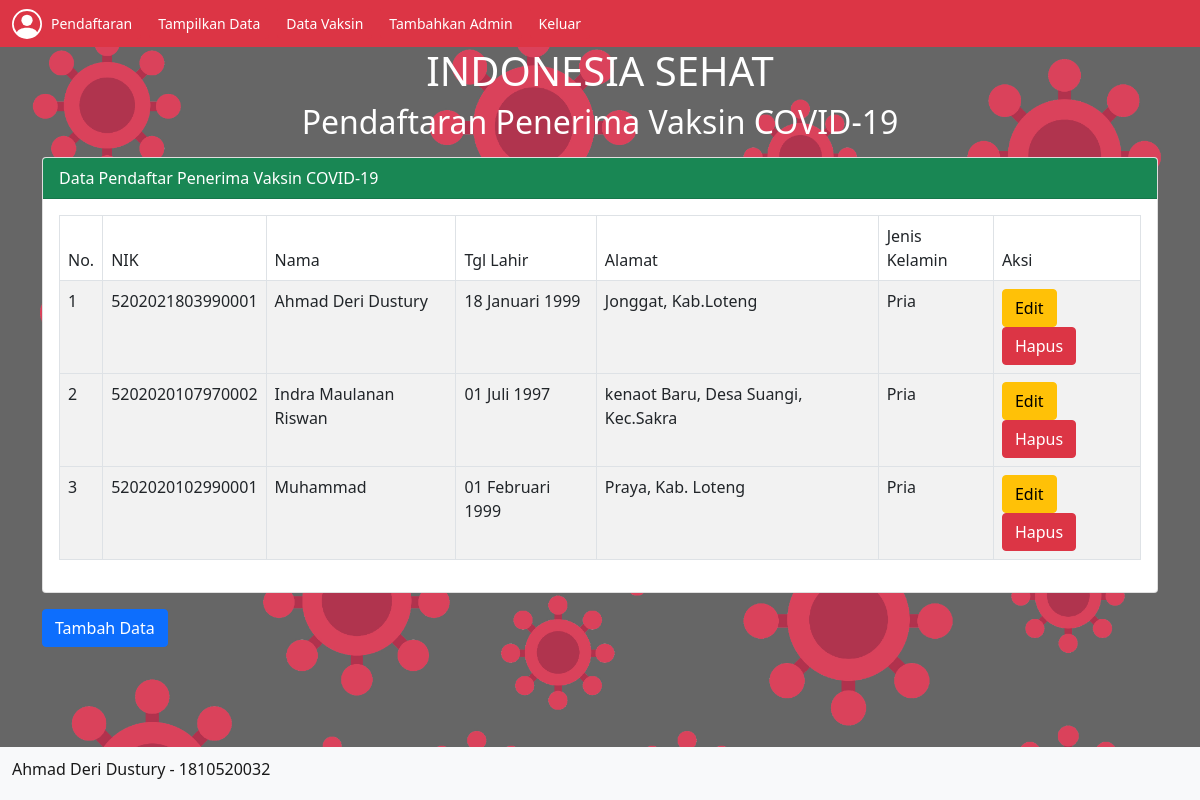
/datapendaftar.php (signed in), run on the app's committed database.
### tables this page shows
CREATE TABLE `pendaftaran` (
  `id` int(50) NOT NULL,
  `NIK` varchar(100) NOT NULL,
  `Nama` varchar(100) NOT NULL,
  `tgl_lahir` varchar(30) NOT NULL,
  `alamat` varchar(100) NOT NULL,
  `jenis_kelamin` varchar(50) NOT NULL
);

### functions.php (called while the page is built, shortened)
<?php
$conn = mysqli_connect("localhost", "root", "", "uas");
function query($pndftar){
	global $conn;
	$masukdbms= mysqli_query($conn, $pndftar);
	$wadah=[];
	while ( $data = mysqli_fetch_assoc($masukdbms)) {
		$wadah[] = $data;
	}
	return $wadah;
}
?>

### datapendaftar.php (the view, shortened to what this page needs)
<?php
require 'functions.php';
$pndftr = query("SELECT * FROM pendaftaran");
?>
<!doctype html>
<html lang="en">
<head>
	<link href="https://cdn.jsdelivr.net/npm/bootstrap@5.0.0-beta1/dist/css/bootstrap.min.css" rel="stylesheet">
</head>
<body style="background:url(./assets/images/virus1.jpg)no-repeat; background-size: cover; height: 100vh;">
	<nav class="navbar navbar-light bg-danger">
		<form class="container-fluid justify-content-start">
			<a href="pendaftaran.php" class="btn btn-sm btn-danger me-2" type="button">Pendaftaran</a>
			<a href="datapendaftar.php" class="btn btn-sm btn-danger me-2" type="button">Tampilkan Data</a>
			<a href="vaksin.php" class="btn btn-sm btn-danger me-2" type="button">Data Vaksin</a>
			<a href="register.php" class="btn btn-sm btn-danger me-2" type="button">Tambahkan Admin</a>
			<a href="keluar.php" class="btn btn-sm btn-danger me-2" type="button">Keluar</a>
		</form>
	</nav>
	<div class="container">
		<h1 class="text-center text-white">INDONESIA SEHAT</h1>
		<h2 class="text-center text-white">Pendaftaran Penerima Vaksin COVID-19</h2>
		<div class="card mt-3">
			<div class="card-header bg-success text-white">
				Data Pendaftar Penerima Vaksin COVID-19
			</div>
			<div class="card-body">
				<table class="table table-bordered table-striped">
					<thead>
						<tr>
							<td>No.</td>
							<td>NIK</td>
							<td>Nama</td>
							<td>Tgl Lahir</td>
							<td>Alamat</td>
							<td>Jenis Kelamin</td>
							<td>Aksi</td>
						</tr>
					</thead>
					<?php $i = 1; ?>
					<?php foreach ($pndftr as $data) :?>
						<tbody>
							<tr>
								<td><?php echo $i; ?></td>
								<td><?php echo $data["NIK"]; ?></td>
								<td><?php echo $data["Nama"]; ?></td>
								<td><?php echo $data["tgl_lahir"]; ?></td>
								<td><?php echo $data["alamat"]; ?></td>
								<td><?php echo $data["jenis_kelamin"]; ?></td>
								<td>
									<a href="edit.php?id=<?php echo $data["id"]; ?> " class="btn btn-warning">Edit</a>
									<a href="hapus.php?id=<?php echo $data["id"]; ?>" class="btn btn-danger">Hapus</a>
								</td>
							</tr>
							<?php $i++; ?>
						<?php endforeach; ?>
					</tbody>
				</table>
			</div>
		</div>
		<div class="mt-3">
			<td>
				<a href="pendaftaran.php" class="btn btn-primary">Tambah Data</a>
			</td>
		</div>
	</div>
	<nav class="navbar fixed-bottom navbar-expand-lg navbar-light bg-light">
		<div class="container-fluid">
			<a class="navbar-brand" href=""><h6>Ahmad Deri Dustury - 1810520032</h6></a>
		</div>
	</nav>
</body>
</html>

### data on the page
pendaftaran: NIK "5202021803990001", Nama "Ahmad Deri Dustury", tgl_lahir "18 Januari 1999", alamat "Jonggat, Kab.Loteng", jenis_kelamin "Pria"
pendaftaran: NIK "5202020107970002", Nama "Indra Maulanan Riswan", tgl_lahir "01 Juli 1997", alamat "kenaot Baru, Desa Suangi, Kec.Sakra", jenis_kelamin "Pria"
pendaftaran: NIK "5202020102990001", Nama "Muhammad", tgl_lahir "01 Februari 1999", alamat "Praya, Kab. Loteng", jenis_kelamin "Pria"
